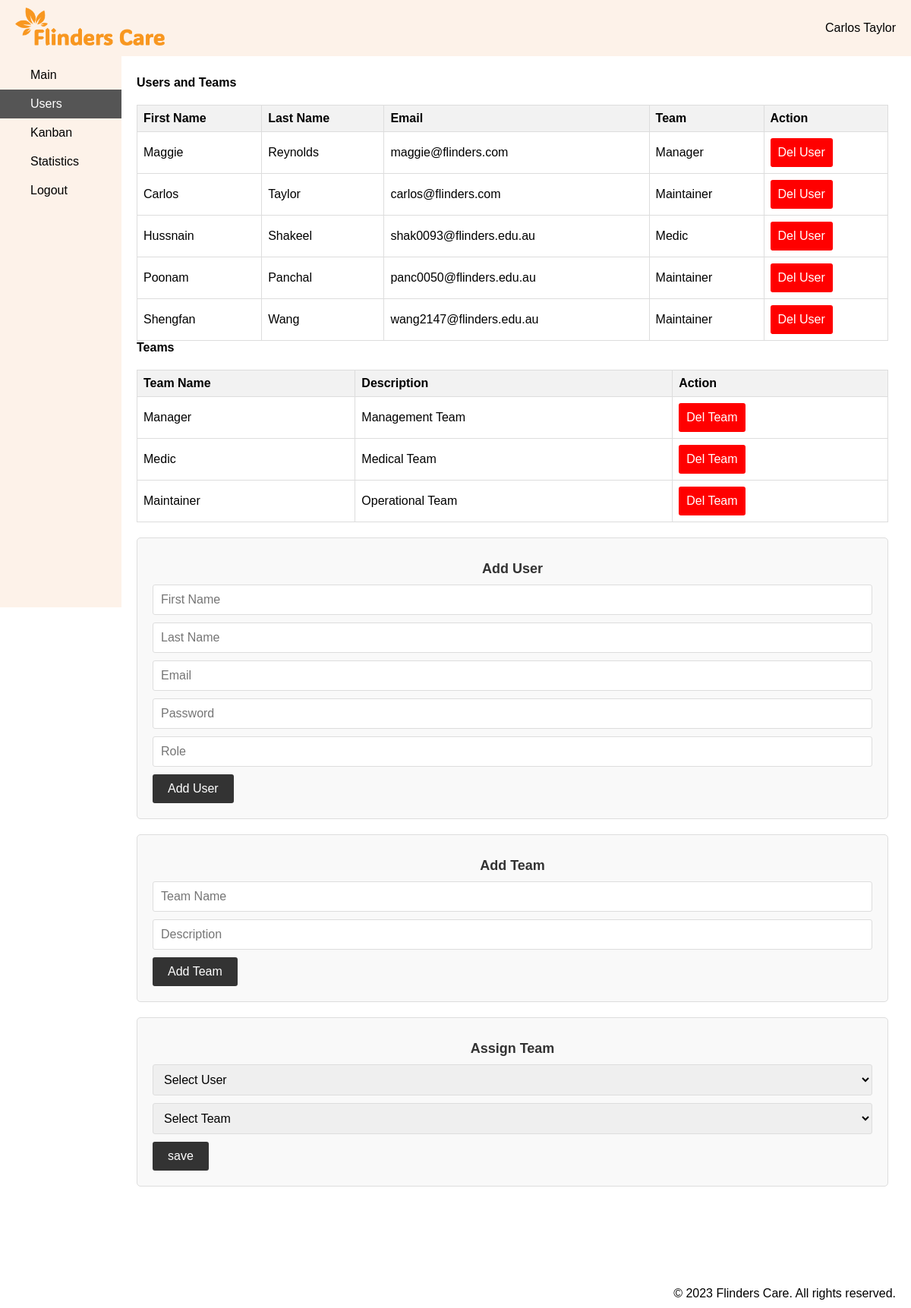
The page /users.php (signed in) on the database its author committed.
### tables this page shows
CREATE TABLE Users (
                       userID int NOT NULL AUTO_INCREMENT PRIMARY KEY,
                       firstName VARCHAR(50),
                       lastName VARCHAR(50),
                       email VARCHAR(100) UNIQUE,
                       password VARCHAR(100),
                       role VARCHAR(50),
                       teamID INT,
                       FOREIGN KEY (teamID) REFERENCES Teams(teamID)
) AUTO_INCREMENT = 1;

CREATE TABLE Teams (
                       teamID int NOT NULL AUTO_INCREMENT PRIMARY KEY,
                       teamName VARCHAR(50) UNIQUE,
                       description TEXT
) AUTO_INCREMENT = 1;

### users.php (the view, shortened to what this page needs)
<!DOCTYPE html>
<html lang="en">
<head>
    <link rel="stylesheet" href="styles/menu.css"/>
    <link rel="stylesheet" href="styles/users.css"/>
</head>
<body>
<?php require_once "includes/menu.php"; ?>
<main>
    <?php
    require_once "includes/dbConnect.php";
    $sql = "SELECT users.userID, users.firstName, users.lastName, users.email, teams.teamName
        FROM users
        LEFT JOIN teams ON users.teamID = teams.teamID";
    if ($result = mysqli_query($conn, $sql)) {
        $numRows = mysqli_num_rows($result);
        echo "<h2>Users and Teams</h2>";
        if ($numRows < 1) {
            echo "No users found.";
        } else {
            echo "<table id='users-teams-table'>";
            echo "<tr><th>First Name</th><th>Last Name</th><th>Email</th><th>Team</th><th>Action</th></tr>";
            while ($row = mysqli_fetch_assoc($result)) {
                $teamName = $row["teamName"] ? $row["teamName"] : "Not Assigned";
                echo "<tr><td>{$row["firstName"]}</td><td>{$row["lastName"]}</td><td>{$row["email"]}</td><td>{$teamName}</td>";
                echo "<td><a class='del-button' href='actions/deleteUser.php?userID={$row["userID"]}'>Del User</a></td></tr>";
            }
            echo "</table>";
        }
    } else {
        echo "Error: " . $sql . "<br>" . mysqli_error($conn);
    }
    $sql = "SELECT * FROM teams";
    if ($result = mysqli_query($conn, $sql)) {
        $numRows = mysqli_num_rows($result);
        echo "<h2>Teams</h2>";
        if ($numRows < 1) {
            echo "Teams users found.";
        } else {
            echo "<table id='teams-table'>";
            echo "<tr><th>Team Name</th><th>Description</th><th>Action</th></tr>";
            while ($row = mysqli_fetch_assoc($result)) {
                echo "<tr><td>{$row["teamName"]}</td><td>{$row["description"]}</td>";
                echo "<td><a class='del-button' href='actions/deleteTeam.php?teamID={$row["teamID"]}'>Del Team</a></td></tr>";
            }
            echo "</table>";
        }
    } else {
        echo "Error: " . $sql . "<br>" . mysqli_error($conn);
    }
    ?>
    <form action="actions/addUser.php" method="post" id="add-user-form">
        <h2 class="form_title">Add User</h2>
        <input type="text" name="firstName" placeholder="First Name" required class='input-field'/><br>
        <input type="text" name="lastName" placeholder="Last Name" required class='input-field'/><br>
        <input type="email" name="email" placeholder="Email" required class='input-field'/><br>
        <input type="password" name="password" placeholder="Password" required class='input-field'/><br>
        <input type="text" name="role" placeholder="Role" required class='input-field'/><br>
        <button type="submit" name="add_user" class='submit-button'>Add User</button>
    </form>
    <form action="actions/addTeam.php" method="post" id="add-team-form">
        <h2 class="form_title">Add Team</h2>
        <input type="text" name="teamName" placeholder="Team Name" required class='input-field'/><br>
        <input type="text" name="description" placeholder="Description" required class='input-field'/><br>
        <button type="submit" name="add_team" class='submit-button'>Add Team</button>
    </form>
    <form action="actions/assignTeam.php" method="post" id="add-team-form">
        <h2 class="form_title">Assign Team</h2>
        <select name="userId" required class='input-field'>
            <option>Select User</option>
        </select><br>
        <select name="teamId" required class='input-field'>
            <option>Select Team</option>
        </select><br>
        <button type="submit" name="assign_team" class='submit-button'>save</button>
    </form>
    <main>
</body>
</html>

### styles/menu.css (style rules this page uses)
* { margin: 0; padding: 0; box-sizing: border-box; font-family: Arial, Helvetica, sans-serif; font-size: 16px; color: black; }
main { padding: 100px 30px 30px 180px; }

### styles/users.css (style rules this page uses)
#add-user-form { margin-top: 20px; border: 1px solid #ddd; padding: 20px; border-radius: 5px; background-color: #f9f9f9; }
.form_title { text-align: center; color: #333; font-size: 18px; margin: 10px; }
#add-user-form .input-field { width: 100%; padding: 10px; margin-bottom: 10px; border: 1px solid #ddd; border-radius: 3px; }
#add-user-form .submit-button { background-color: #333; color: #fff; border: none; padding: 10px 20px; cursor: pointer; border-radius: 3px; }
#add-team-form { margin-top: 20px; border: 1px solid #ddd; padding: 20px; border-radius: 5px; background-color: #f9f9f9; }
#add-team-form .input-field { width: 100%; padding: 10px; margin-bottom: 10px; border: 1px solid #ddd; border-radius: 3px; }
#add-team-form .submit-button { background-color: #333; color: #fff; border: none; padding: 10px 20px; cursor: pointer; border-radius: 3px; }
#users-teams-table { border: 1px solid #ddd; border-collapse: collapse; width: 100%; margin-top: 20px; }
#users-teams-table th, #users-teams-table td { border: 1px solid #ddd; padding: 8px; text-align: left; }
#users-teams-table th { background-color: #f2f2f2; }
#teams-table { border: 1px solid #ddd; border-collapse: collapse; width: 100%; margin-top: 20px; }
#teams-table th, #teams-table td { border: 1px solid #ddd; padding: 8px; text-align: left; }
#teams-table th { background-color: #f2f2f2; }
.del-button { text-decoration: none; display: inline-block; background-color: red; color: white; padding: 10px; cursor: pointer; border-radius: 3px; }

### rows shown on the page
users: firstName "Maggie", lastName "Reynolds", email "maggie@flinders.com", teamID.teamName "Manager"
users: firstName "Carlos", lastName "Taylor", email "carlos@flinders.com", teamID.teamName "Maintainer"
users: firstName "Hussnain", lastName "Shakeel", email "shak0093@flinders.edu.au", teamID.teamName "Medic"
users: firstName "Poonam", lastName "Panchal", email "panc0050@flinders.edu.au", teamID.teamName "Maintainer"
users: firstName "Shengfan", lastName "Wang", email "wang2147@flinders.edu.au", teamID.teamName "Maintainer"
teams: teamName "Manager", description "Management Team"
teams: teamName "Medic", description "Medical Team"
teams: teamName "Maintainer", description "Operational Team"

### other values the page prints
$username "Carlos Taylor"
